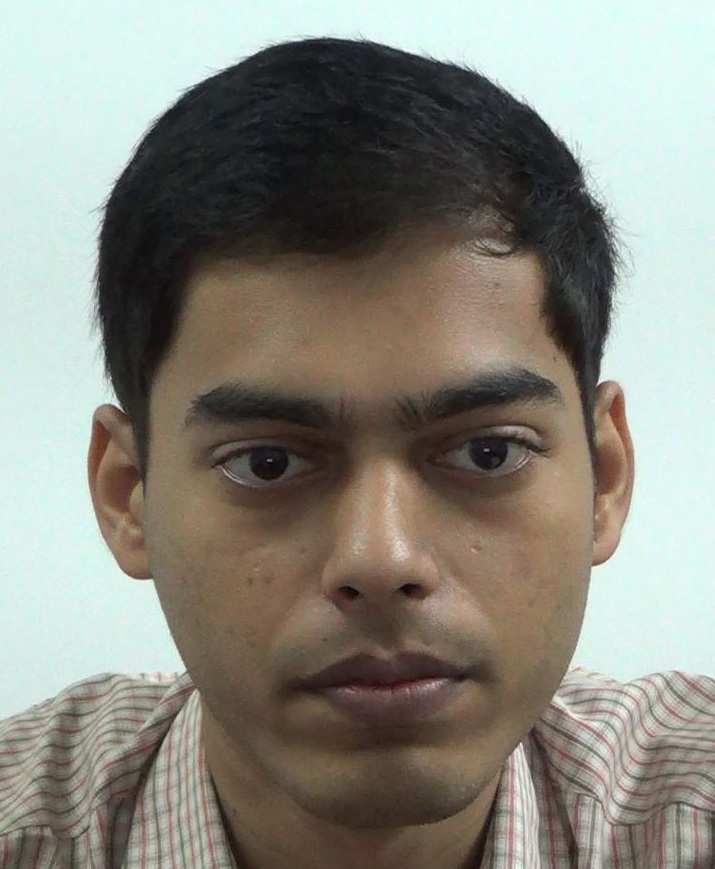
%> input picture synthesis/code/synthV0/backgroundFace.jpg, 715 x 869 px
$ octave generateBackground.m   (GNU Octave 9; MATLAB toolbox functions it lacks are replaced by stand-ins)
%> lines starting %> are read from the running program, lines starting %| are printed output that depends on the picture
%%
% This code generates the "image of edges"

%%
clc;clear all; close all;
I0 = imread('backgroundFace.jpg');
%> I0 is the input picture: size 869x715x3 uint8; mean R, G, B 137.4, 135.9, 126.7
I = I0(:,:,1);
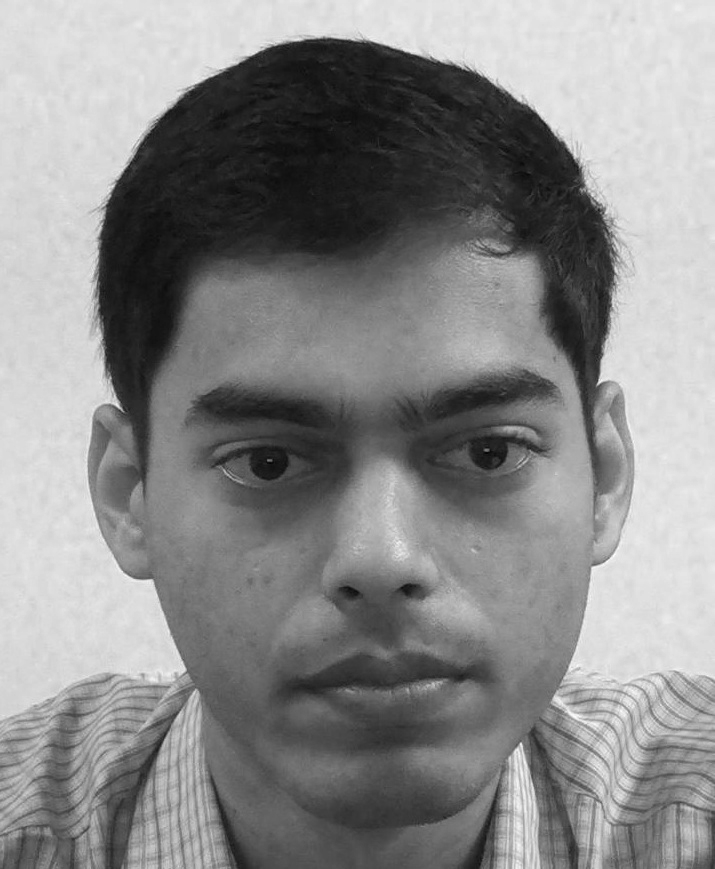
%> I: size 869x715 uint8; min 2, max 255, mean 137.4

BW1 = edge(I,'sobel');
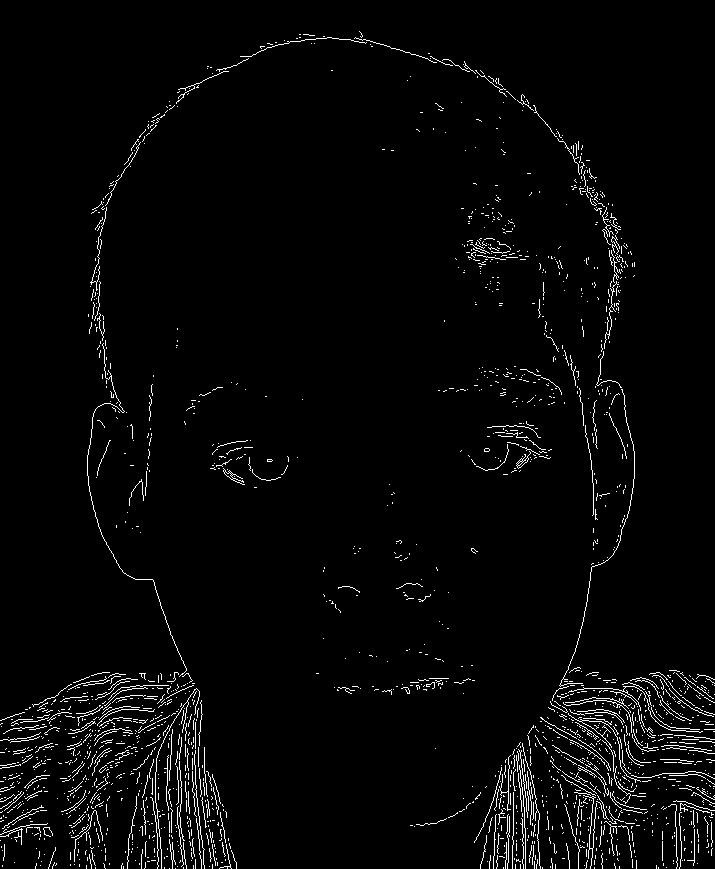
%> BW1: size 869x715 logical; 2.8% white in thin lines or dots
BW2 = edge(I,'canny');
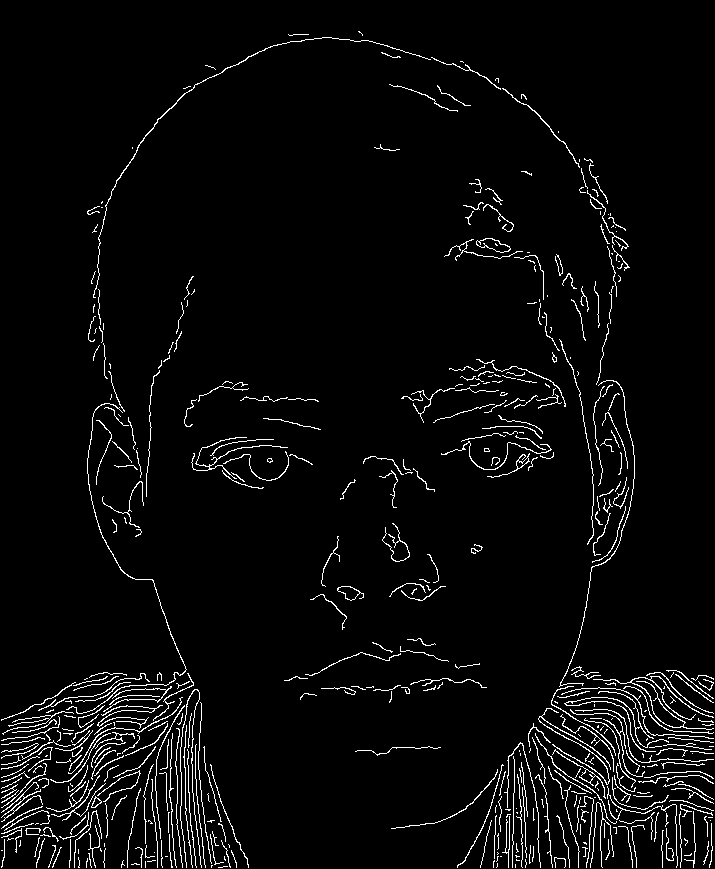
%> BW2: size 869x715 logical; 3.8% white in thin lines or dots
BW3 = edge(I,'Prewitt');
%> BW3: size 869x715 logical; 2.8% white in thin lines or dots
% figure;
% imshow(I);
imwrite(BW3,'backgroundFaceEdge.jpg');
% imshowpair(BW1,BW3,'montage')
% title('Sobel Filter                                   Canny Filter');
